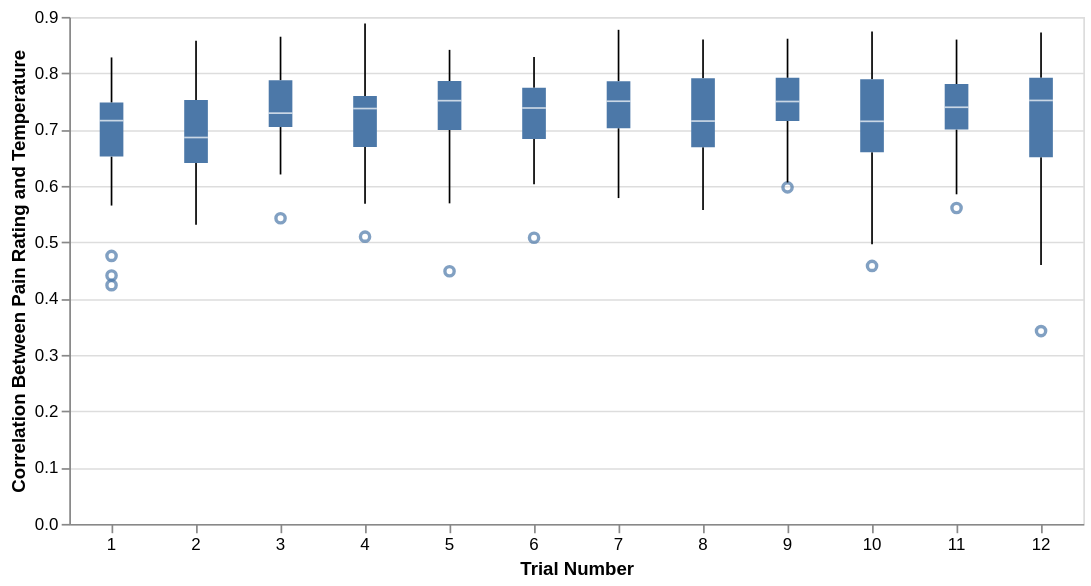

Write notebook code for a chart like this one.
### Code cell
alt.Chart(corr_by_trial).mark_boxplot().encode(
    x=alt.X("trial_number:O", axis=alt.Axis(labelAngle=0), title="Trial Number"),
    y=alt.Y("correlation:Q", title="Correlation Between Pain Rating and Temperature"),
).properties(
    width=600,
    height=300,
)

### Figure 1 — Vega-Lite specification as saved in the notebook (floating-point values rounded to 4 significant figures; data arrays with more than 128 entries replaced by an {"elided": "..."} marker saying what was removed)
{"config": {"view": {"continuousWidth": 300, "continuousHeight": 300}}, "data": {"name": "data-6354465a24e6b1ed7cb9c5a01ef82511"}, "mark": {"type": "boxplot"}, "encoding": {"x": {"axis": {"labelAngle": 0}, "field": "trial_number", "title": "Trial Number", "type": "ordinal"}, "y": {"field": "correlation", "title": "Correlation Between Pain Rating and Temperature", "type": "quantitative"}}, "height": 300, "width": 600, "$schema": "https://vega.github.io/schema/vega-lite/v5.20.1.json", "datasets": {"data-6354465a24e6b1ed7cb9c5a01ef82511": {"elided": "471 records"}}}
